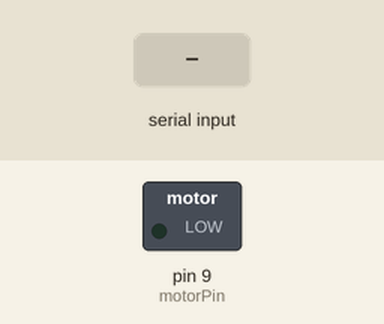
The sketch below on a simulated Arduino Uno, built with avr-gcc and run on an emulated ATmega328P. Shown: switched loads named in the sketch (green lamp = pin HIGH). The test bench sets the inputs (shaded band).

Above: at 1.2 s.
1.3 s: "b" received over Serial
At 2.5 s:
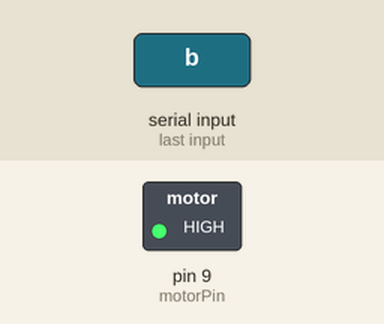
2.8 s: "a" received over Serial
At 3.9 s:
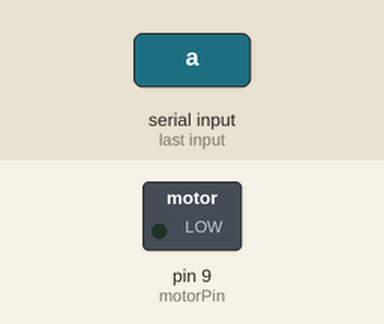
Timing chart, 0 to 5.8 s (numbered marks = the images above; inputs shaded):
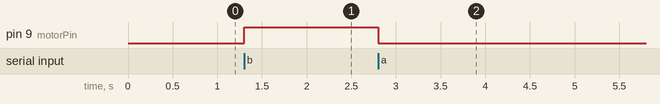

Measured:
- after the input at 1.3 s, pin 9 (motorPin): LOW → HIGH at once
- after the input at 2.8 s, pin 9 (motorPin): HIGH → LOW at once

The sketch:

F15L08_650910352.ino
```cpp
int motorPin = 9;
char command;

void setup() {
  Serial.begin(9600);
  pinMode(motorPin, OUTPUT);
}

void loop() {
  if (Serial.available() > 0) {
    command = Serial.read();
    if (command == 'a') {
      digitalWrite(motorPin, LOW);
    } else if (command == 'b') {
      digitalWrite(motorPin, HIGH);
    }
  }
}
```
